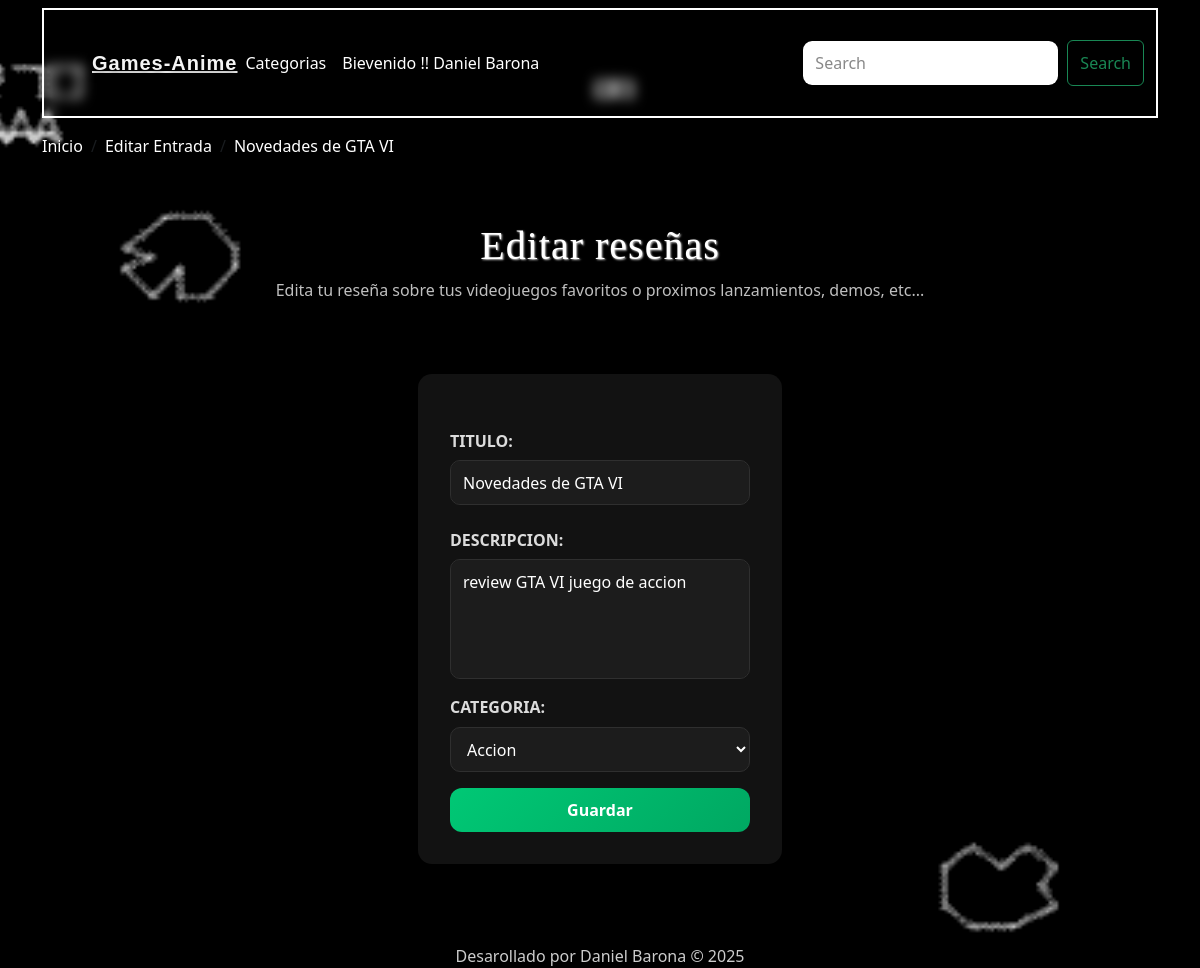
The app's page /php/editar_entrada.php?id=1 (signed in) with its own data.
### tables this page shows
CREATE TABLE entradas(
    id int(255) auto_increment not null,
    usuario_id int(255) not null,
    categoria_id int(255) not null,
    titulo varchar(255) not null,
    descripcion MEDIUMTEXT,
    fecha date not null,
    CONSTRAINT pk_entradas PRIMARY KEY (id),
    CONSTRAINT fk_usuario FOREIGN KEY (usuario_id) REFERENCES usuarios(id),
    CONSTRAINT fk_categoria FOREIGN KEY (categoria_id) REFERENCES categorias(id) ON DELETE CASCADE
);

CREATE TABLE categorias(
    id int(255) auto_increment NOT NULL,
    nombre varchar(100) NOT NULL, 
    CONSTRAINT pk_categorias PRIMARY KEY (id)
);

### php/helpers.php (called while the page is built, shortened)
<?php
    function conseguircategorias($conexion){
        $sql = "SELECT * FROM categorias ORDER BY id ASC;";
        $categorias = mysqli_query($conexion, $sql);
        $resultado = array();
        if($categorias && mysqli_num_rows($categorias) >= 1){
            $resultado = $categorias;
        }
        return $resultado;
    };
    function mostrar_entrada($conexion, $id){
        $sql = "SELECT e.*, c.nombre AS 'categoria', CONCAT(u.nombres, ' ', u.apellidos) AS 'usuario'  FROM entradas e ".
        "INNER JOIN categorias c ON e.categoria_id = c.id ".
        "INNER JOIN usuarios u ON e.usuario_id = u.id ".
        "WHERE e.id = $id;";
        $entrada = mysqli_query($conexion, $sql);
        $resultado = array();
        if ($entrada && mysqli_num_rows($entrada) >= 1) {
            $resultado = mysqli_fetch_assoc($entrada);
        }
        return $resultado;
    }
?>

### php/editar_entrada.php (the view, shortened to what this page needs)
<?php require_once 'conexion.php' ?>
<?php require_once 'helpers.php' ?>
<?php
    $entrada_actual = mostrar_entrada($db, $_GET['id']);
?>
<?php require_once 'cabecera.php'; ?>
<nav aria-label="breadcrumb">
    <ol class="breadcrumb">
        <li class="breadcrumb-item"><a href="index.php">Inicio</a></li>
        <li class="breadcrumb-item"><a href="entradas.php">Editar Entrada</a></li>
        <li class="breadcrumb-item"><a href="#"><?= $entrada_actual['titulo'] ?></a></li>
    </ol>
</nav>
<div id="principal">
    <h1>Editar reseñas</h1>
    <p>Edita tu reseña sobre tus videojuegos favoritos o proximos lanzamientos, demos, etc...</p>
    <br>
    <div class="row justify-content-lg-center">
        <div class="col-10 col-m-6 col-lg-4 m-3">
            <form action="guardar-entrada.php?editar=<?= $entrada_actual['id'] ?>" method="POST">
                <label class="col-form-label" for="titulo"> TITULO: </label>
                <input class="form-control" type="text" name="titulo" value="<?= $entrada_actual['titulo'] ?>"/>
                <label class="col-form-label" for="descripcion"> DESCRIPCION: </label>
                <textarea class="form-control" type="text" name="descripcion"><?= $entrada_actual['descripcion'] ?></textarea>
                <label class="col-form-categoria" for="categoria" >CATEGORIA:</label>
                <select class="from-select" name="categoria">
                    <?php
                        $categorias = conseguircategorias($db);
                        if(!empty($categorias)):
                            while($categoria = mysqli_fetch_assoc($categorias)):
                    ?>
                    <option value="<?= $categoria['id'] ?>"<?= ($categoria['id'] == $entrada_actual['categoria_id']) ? 'selected="selected"' : '' ?>><?= $categoria['nombre'] ?></option>
                    <?php
                            endwhile;
                        endif;
                    ?>
                </select>
                <input type="submit" class="btn btn-success mt-3" value="Guardar"/>
            </form>
        </div>
    </div>
</div>
<?php require_once 'footer.php' ?>

### css/style.css (style rules this page uses)
nav ol li a { text-decoration: none; color: black; }
h1 { font-size: 32px; color: white; letter-spacing: 1px; text-shadow: 1px 1px 2px #ccc; font-family: "fajala"; text-align: center; }
html, body { height: 100%; margin: 0; padding: 0; }
body { min-height: 100vh; background-image: url("../img/fondo.gif"); background-repeat: no-repeat; background-position: center center; background-size: cover; background-attachment: fixed; }
.breadcrumb-item a { color: #ffffff; text-decoration: none; position: relative; }
.breadcrumb-item a::after { content: ""; position: absolute; left: 0; bottom: -3px; width: 0; height: 1.5px; background-color: #ffffff; transition: width 0.25s ease; }
* { box-sizing: border-box; }
.breadcrumb { background: transparent; padding: 1rem 0; }
.breadcrumb-item a::after { content: ""; position: absolute; width: 0; height: 2px; bottom: -2px; left: 0; background-color: #ffffff; transition: width 0.3s ease; }
#principal { max-width: 1100px; margin: 0 auto; padding: 2rem 1rem 4rem; }
#principal h1 { text-align: center; font-size: 2.5rem; margin-bottom: 0.5rem; color: #ffffff; }
#principal p { text-align: center; color: #bfbfbf; margin-bottom: 2rem; }
#principal .col-lg-4 { background-color: #121212; border-radius: 14px; padding: 2rem; box-shadow: 0 15px 40px rgba(0, 0, 0, 0.8); }
label { color: #dcdcdc; font-weight: 600; margin-top: 1rem; }
.form-control, .from-select { background-color: #1c1c1c; border: 1px solid #2f2f2f; color: #ffffff; border-radius: 10px; padding: 0.6rem 0.75rem; }
.form-control::placeholder { color: #888; }
textarea.form-control { resize: none; min-height: 120px; }
.from-select { width: 100%; margin-top: 0.5rem; }
.btn-success { width: 100%; border-radius: 12px; background: linear-gradient(135deg, #00c875, #00a862); border: none; padding: 0.6rem; font-size: 1rem; font-weight: 600; transition: all 0.3s ease; }

### records on screen
entradas: titulo "Novedades de GTA VI", descripcion "review GTA VI juego de accion", categoria "Accion"

### other values on screen
$_SESSION['usuario']['nombres'] "Daniel"
$_SESSION['usuario']['apellidos'] "Barona"
